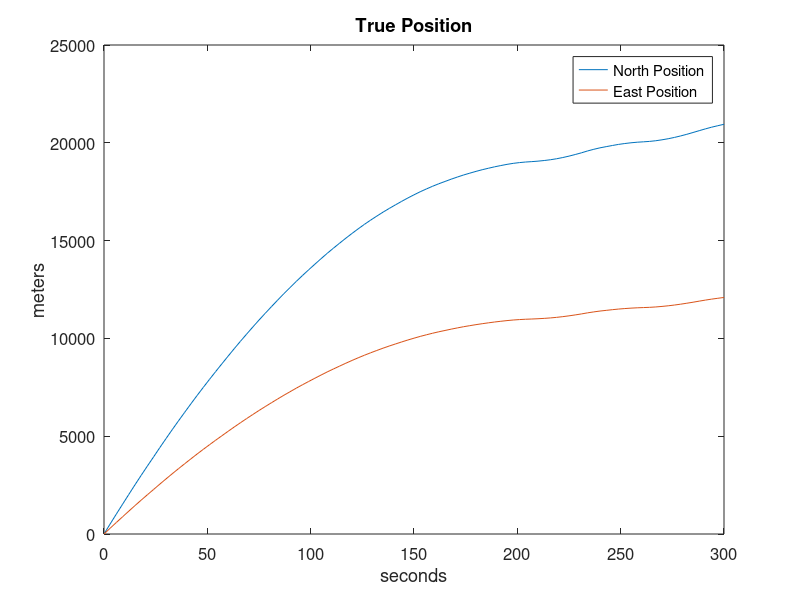
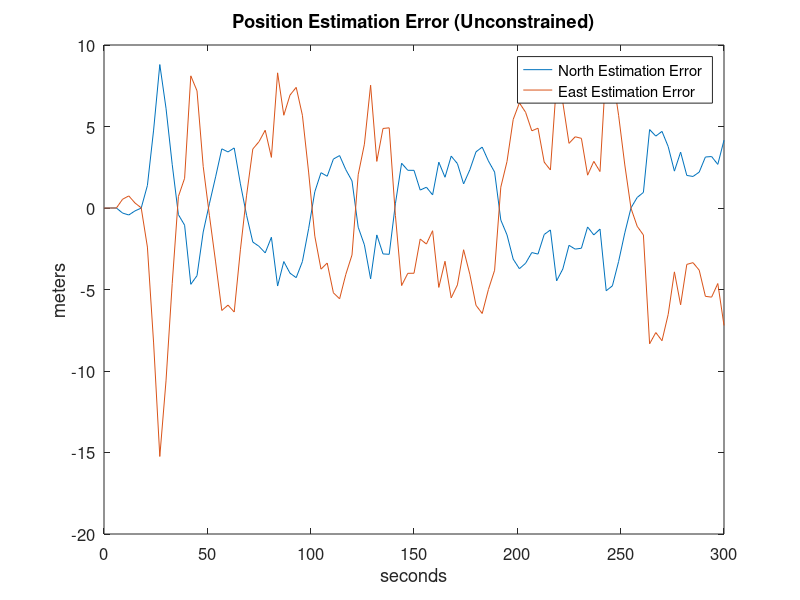
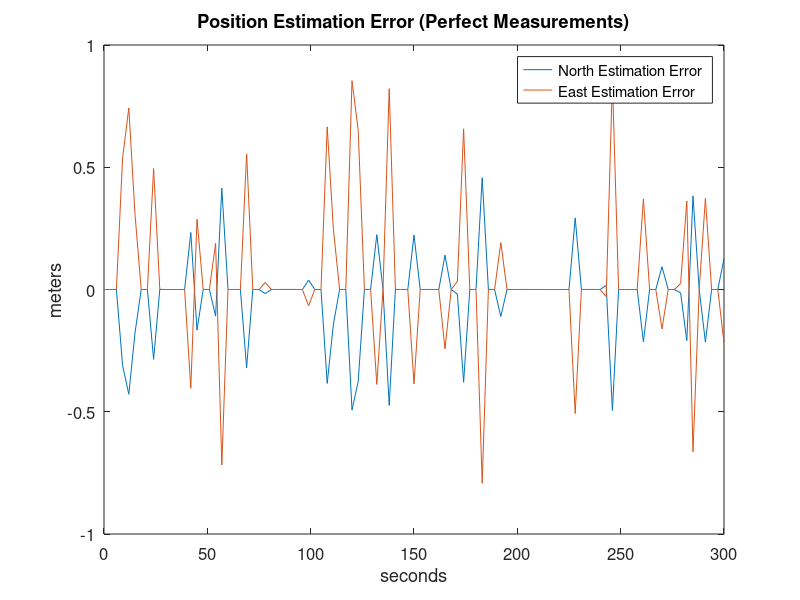
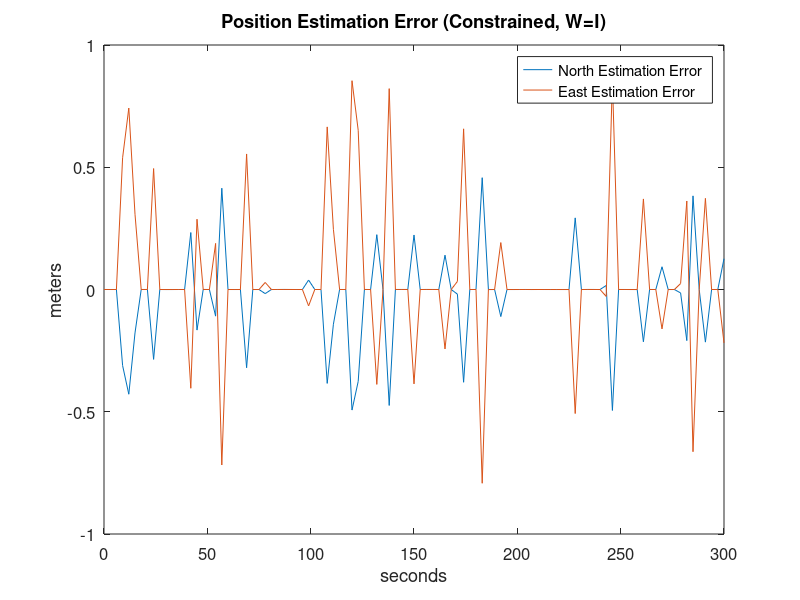

Recreate these plots in MATLAB, in order.
function KalmanConstrained

% function KalmanConstrained
% This m-file simulates a vehicle tracking problem.
% The vehicle state is estimated with an extended Kalman filter.
% In addition, with the a priori knowledge that the vehicle is on
% a particular road, the vehicle state is estimated with a 
% constrained Kalman filter.
% The state consists of the north and east position, and the
% north and east velocity of the vehicle.
% The measurement consists of ranges to two transponders.
% For further details see the web site 
% http://academic.csuohio.edu/simond/kalmanconstrained.

tf = 300; % final time (seconds)
T = 3; % time step (seconds)

Q = diag([4, 4, 1, 1]); % Process noise covariance (m, m, m/sec, m/sec)
Qsqrt = sqrt(Q);

R = diag([900, 900]); % Measurement noise covariance (m, m)
Rsqrt = sqrt(R);

% Measurement noise covariance for perfect measurement formulation.
R1 = diag([900, 900, 0.000, 0.000]);
R1sqrt = sqrt(R1);

theta = pi / 3; % heading angle (measured CCW from east)
tantheta = tan(theta);
sintheta = sin(theta);
costheta = cos(theta);

% Define the initial state x, initial unconstrained filter estimate xhat,
% and initial constrained Kalman filter estimate xtilde.
x = [0; 0; tantheta; 1] * 100;
xhat = x; % Unconstrained Kalman filter
xhat1 = x; % Kalman filter with perfect measurements
xtilde = x; % Constrained Kalman filter (W=I)
xtildeP = x; % Constrained Kalman filter (W=inv(P))

% Initial estimation error covariance
P = diag([R(1,1), R(2,2), Q(1,1), Q(2,2)]);
% Initial estimation error covariance for perfect measurement formulation
P1 = P;

% AccelDecelFlag is used to simulate the vehicle alternately accelerating and
% decelerating, as if in traffic.
AccelDecelFlag = 1;

% Transponder locations.  The first transponder is located at rn1 meters north
% and re1 meters east.  The second transponder is located at rn2 meters north
% and re2 meters east.
rn1 = 0;
re1 = 0;
rn2 = 1e5 * tantheta;
re2 = 1e5;

% System matrix.
A = [1 0 T 0
   0 1 0 T
   0 0 1 0
   0 0 0 1];

% State constraint matrix.
D = [1 -tantheta 0 0; 
   0 0 1 -tantheta];

% Initialize arrays for saving data for plotting.
xarray = x;
xhatarray = [];
Constrarray = [];
xhat1array = [];
Constr1array = [];
ConstrTildearray = [];
ConstrTildeParray = [];
xtildearray = [];
xtildeParray = [];
randn('state', sum(100*clock));

% Begin the simulation.
for t = T : T : tf
   % Get the measurement.
   z(1, 1) = (x(1)-rn1)^2 + (x(2)-re1)^2;
   z(2, 1) = (x(1)-rn2)^2 + (x(2)-re2)^2;
   MeasErr = Rsqrt*randn(size(z));
   z = z + MeasErr;
   % Get the measurement for the perfect measurement formulation.
   z1(1, 1) = z(1, 1);
   z1(2, 1) = z(2, 1);
   z1(3, 1) = 0;
   z1(4, 1) = 0;
   % Set the known input.
   if AccelDecelFlag == 1
      if (x(3) > 30) | (x(4) > 30)
         AccelDecelFlag = -1;
      end
   else
      if (x(3) < 5) | (x(4) < 5)
         AccelDecelFlag = 1;
      end
   end
   u = 1 * AccelDecelFlag;
   % Estimate the heading on the basis of the state estimate.
   headinghat = atan2(xhat(3), xhat(4));  
   % Run the Kalman filter.
   H = [2*(xhat(1)-rn1) 2*(xhat(1)-rn2) %0
      2*(xhat(2)-re1) 2*(xhat(2)-re2) %0
      0 0 
      0 0]; 
   K = P * H * inv(H' * P * H + R);
   
   % Run the filter for the perfect measurement formulation.
   H1 = [2*(xhat1(1)-rn1) 2*(xhat1(1)-rn2) 1 0
      2*(xhat1(2)-re1) 2*(xhat1(2)-re2) -tantheta 0
      0 0 0 1
      0 0 0 -tantheta];
   if (cond(H1' * P1 * H1 + R1) > 1/eps)
      disp('ill conditioning problem');
      return;
   end
   K1 = P1 * H1 * inv(H1' * P1 * H1 + R1);
   
   h(1) = (xhat(1)-rn1)^2 + (xhat(2)-re1)^2;
   h(2) = (xhat(1)-rn2)^2 + (xhat(2)-re2)^2;
   xhat = xhat + K * (z - h');
   xhatarray = [xhatarray xhat];
   % Find the constrained Kalman filter estimates.
   xtilde = xhat - D' * inv(D*D') * D * xhat;
   xtildearray = [xtildearray xtilde];
   xtildeP = xhat - P * D' * inv(D*P*D') * D * xhat;
   xtildeParray = [xtildeParray xtildeP];
   
   h1(1) = (xhat1(1)-rn1)^2 + (xhat1(2)-re1)^2;
   h1(2) = (xhat1(1)-rn2)^2 + (xhat1(2)-re2)^2;
   h1(3) = xhat1(1) - tantheta * xhat1(2);
   h1(4) = xhat1(3) - tantheta * xhat1(4);
   xhat1 = xhat1 + K1 * (z1 - h1');
   xhat1array = [xhat1array xhat1];
   
	B = [0; 0; T*sin(headinghat); T*cos(headinghat)];
   xhat = A*xhat + B*u;
   ConstrErr = D * xhat;
   Constrarray = [Constrarray ConstrErr];
   
	B1 = [0; 0; T*sintheta; T*costheta];
   xhat1 = A*xhat1 + B1*u;
   Constr1Err = D * xhat1;
   Constr1array = [Constr1array Constr1Err];
   
   xtilde = A*xtilde + B*u;
   xtildeP = A*xtildeP + B*u;
   ConstrTilde = D * xtilde;
   ConstrTildearray = [ConstrTildearray ConstrTilde];
   ConstrTildeP = D * xtildeP;
   ConstrTildeParray = [ConstrTildeParray ConstrTildeP];
   % Update the state estimation error covariance.
	P = (eye(4) - K * H') * P;
   P = A * P * A' + Q;   
   
   P1 = (eye(4) - K1 * H1') * P1;
   P1 = A * P1 * A' + Q;
   
   % Simulate the system.
   B = [0; 0; T*sin(theta); T*cos(theta)];
   x = A*x + B*u + Qsqrt*randn(size(x));
   % Constrain the vehicle (i.e., the true state) to the straight road.
   if abs(x(1) - tantheta * x(2)) > 2
      x(2) = (x(2) + x(1) * tantheta) / (1 + tantheta^2);
      x(1) = x(2) * tantheta;
   end
   if abs(x(3) - tantheta * x(4)) > 0.2
      x(4) = (x(4) + x(3) * tantheta) / (1 + tantheta^2);
      x(3) = x(4) * tantheta;
   end
   xarray = [xarray x];
end

% Process one more measurement.
z(1, 1) = (x(1)-rn1)^2 + (x(2)-re1)^2;
z(2, 1) = (x(1)-rn2)^2 + (x(2)-re2)^2;
MeasErr = Rsqrt*randn(size(z));
z = z + MeasErr;

H = [2*(xhat(1)-rn1) 2*(xhat(1)-rn2)
   2*(xhat(2)-re1) 2*(xhat(2)-re2) 
   0 0 
   0 0 ];
K = P * H * inv(H' * P * H + R);
h(1) = (xhat(1)-rn1)^2 + (xhat(2)-re1)^2;
h(2) = (xhat(1)-rn2)^2 + (xhat(2)-re2)^2;
xhat = xhat + K * (z - h');
xhatarray = [xhatarray xhat];
xtilde = xhat - D' * inv(D*D') * D * xhat;
xtildearray = [xtildearray xtilde];
xtildeP = xhat - P * D' * inv(D*P*D') * D * xhat;
xtildeParray = [xtildeParray xtildeP];
headinghat = atan2(xhat(3), xhat(4));  

z1(1, 1) = z(1, 1);
z1(2, 1) = z(2, 1);
z1(3, 1) = 0;
z1(4, 1) = 0;
H1 = [2*(xhat1(1)-rn1) 2*(xhat1(1)-rn2) 1 0
   2*(xhat1(2)-re1) 2*(xhat1(2)-re2) -tantheta 0
   0 0 0 1
   0 0 0 -tantheta];
K1 = P1 * H1 * inv(H1' * P1 * H1 + R1);
h1(1) = (xhat1(1)-rn1)^2 + (xhat1(2)-re1)^2;
h1(2) = (xhat1(1)-rn2)^2 + (xhat1(2)-re2)^2;
h1(3) = xhat1(1) - tantheta * xhat1(2);
h1(4) = xhat1(3) - tantheta * xhat1(4);
xhat1 = xhat1 + K1 * (z1 - h1');
xhat1array = [xhat1array xhat1];

% Compute averages.
EstError = xarray - xhatarray;
EstError = sqrt(EstError(1,:).^2 + EstError(2,:).^2);
EstError = mean(EstError);
disp(['RMS Unconstrained Estimation Error = ', num2str(EstError)]);

EstError1 = xarray - xhat1array;
EstError1 = sqrt(EstError1(1,:).^2 + EstError1(2,:).^2);
EstError1 = mean(EstError1);
disp(['RMS Estimation Error (Perfect Meas) = ', num2str(EstError1)]);

EstErrorConstr = xarray - xtildearray;
EstErrorConstr = sqrt(EstErrorConstr(1,:).^2 + EstErrorConstr(2,:).^2);
EstErrorConstr = mean(EstErrorConstr);
disp(['RMS Constrained Estimation Error (W=I) = ', num2str(EstErrorConstr)]);

EstErrorConstrP = xarray - xtildeParray;
EstErrorConstrP = sqrt(EstErrorConstrP(1,:).^2 + EstErrorConstrP(2,:).^2);
EstErrorConstrP = mean(EstErrorConstrP);
disp(['RMS Constrained Estimation Error (W=inv(P)) = ', num2str(EstErrorConstrP)]);

disp(' ');

Constr = sqrt(Constrarray(1,:).^2 + Constrarray(2,:).^2);
Constr = mean(Constr);
disp(['Average Constraint Error (Unconstrained) = ', num2str(Constr)]);

Constr1 = sqrt(Constr1array(1,:).^2 + Constr1array(2,:).^2);
Constr1 = mean(Constr1);
disp(['Average Constraint Error (Perfect Meas) = ', num2str(Constr1)]);

ConstrTilde = sqrt(ConstrTildearray(1,:).^2 + ConstrTildearray(2,:).^2);
ConstrTilde = mean(ConstrTilde);
disp(['Average Constraint Error (W=I) = ', num2str(ConstrTilde)]);

ConstrTildeP = sqrt(ConstrTildeParray(1,:).^2 + ConstrTildeParray(2,:).^2);
ConstrTildeP = mean(ConstrTildeP);
disp(['Average Constraint Error (W=inv(P)) = ', num2str(ConstrTildeP)]);

% Plot data.
close all;
t = 0 : T : tf;
figure;
plot(t, xarray(1, :), t, xarray(2, :));
title('True Position', 'FontSize', 12);
set(gca,'FontSize',12); set(gcf,'Color','White');
xlabel('seconds'); ylabel('meters');
legend('North Position', 'East Position');

figure;
plot(t, xarray(1, :) - xhatarray(1, :), ...
   t, xarray(2, :) - xhatarray(2, :));
title('Position Estimation Error (Unconstrained)', 'FontSize', 12);
set(gca,'FontSize',12); set(gcf,'Color','White');
xlabel('seconds'); ylabel('meters');
legend('North Estimation Error', 'East Estimation Error');

figure;
plot(t, xarray(1, :) - xhat1array(1, :), ...
   t, xarray(2, :) - xhat1array(2, :));
title('Position Estimation Error (Perfect Measurements)', 'FontSize', 12);
set(gca,'FontSize',12); set(gcf,'Color','White');
xlabel('seconds'); ylabel('meters');
legend('North Estimation Error', 'East Estimation Error');

figure;
plot(t, xarray(1, :) - xtildearray(1, :), ...
   t, xarray(2, :) - xtildearray(2, :));
title('Position Estimation Error (Constrained, W=I)', 'FontSize', 12);
set(gca,'FontSize',12); set(gcf,'Color','White');
xlabel('seconds'); ylabel('meters');
legend('North Estimation Error', 'East Estimation Error');

figure;
plot(t, xarray(1, :) - xtildeParray(1, :), ...
   t, xarray(2, :) - xtildeParray(2, :));
title('Position Estimation Error (Constrained, W=inv(P))', 'FontSize', 12);
set(gca,'FontSize',12); set(gcf,'Color','White');
xlabel('seconds'); ylabel('meters');
legend('North Estimation Error', 'East Estimation Error');

